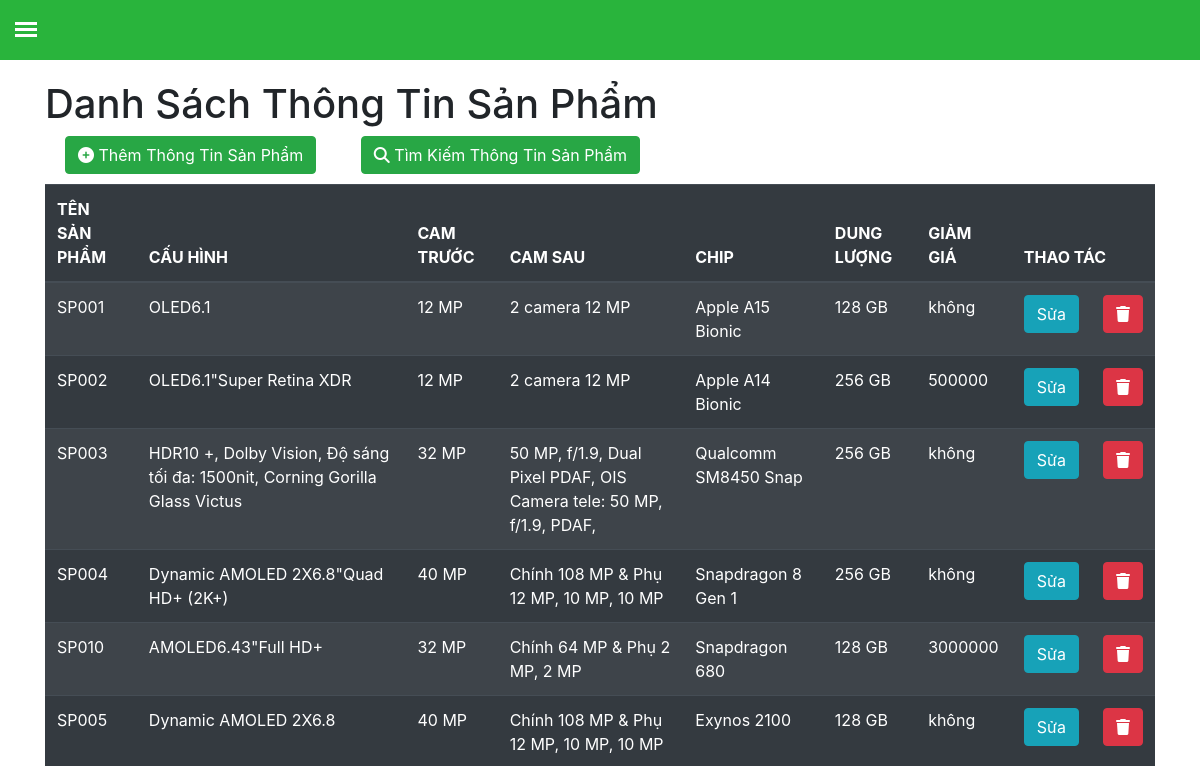
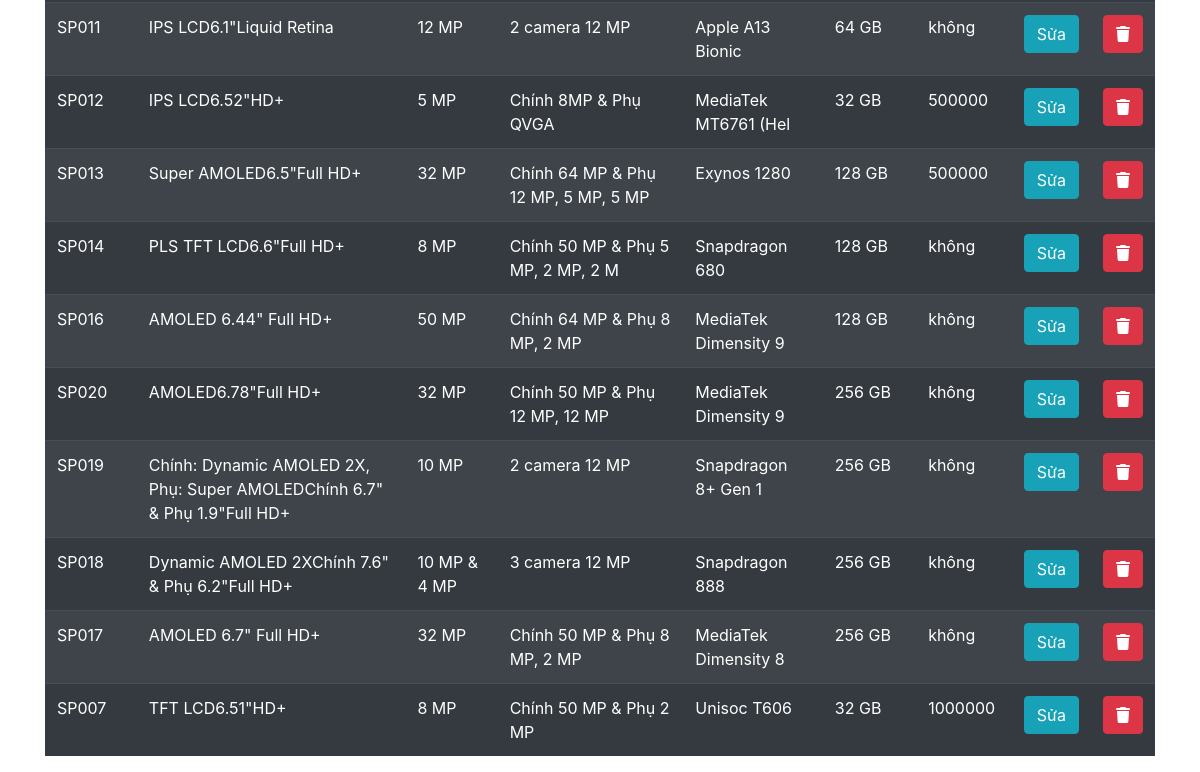
The page /Admin/QuanLy/quanlythongtinsanpham/danhsachthongtin.php (signed in) on the database as committed earlier (2 pictures, top to bottom).
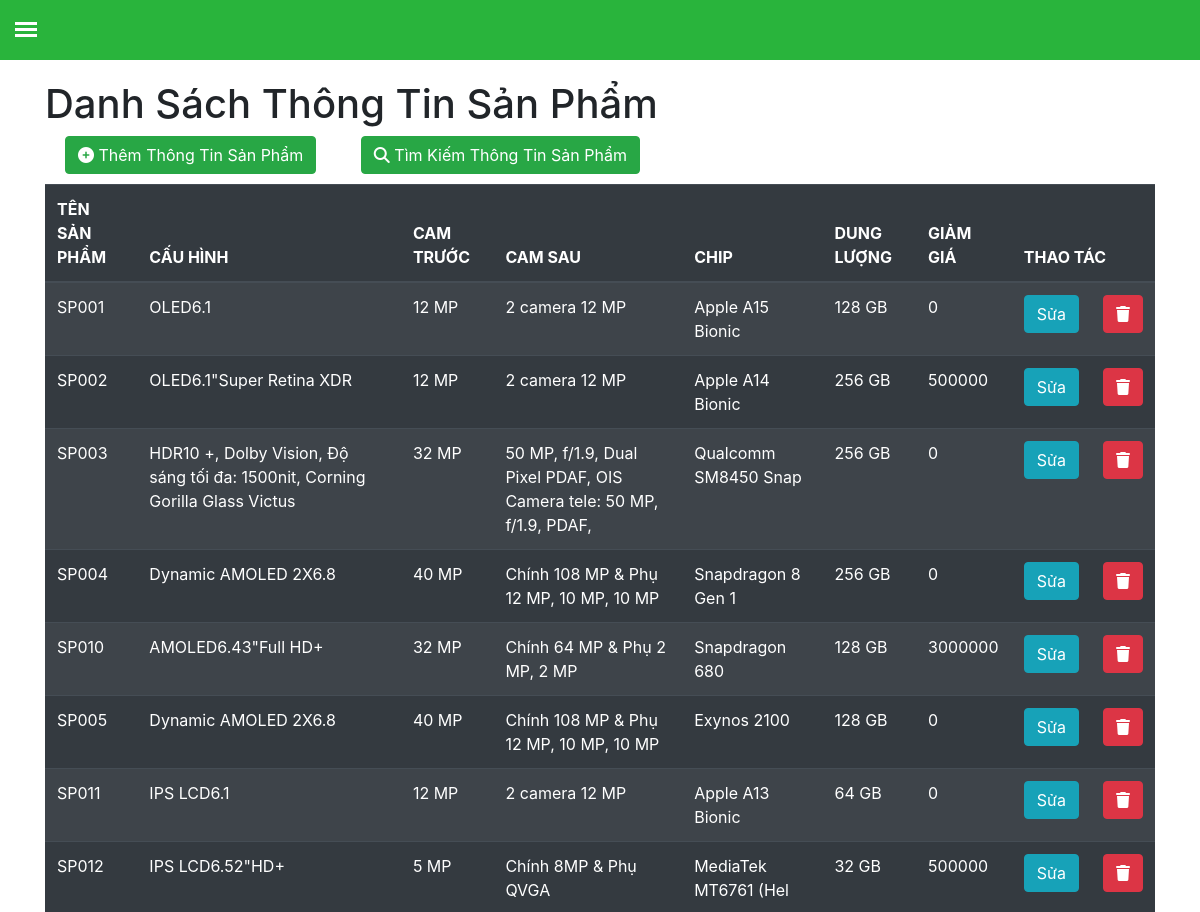
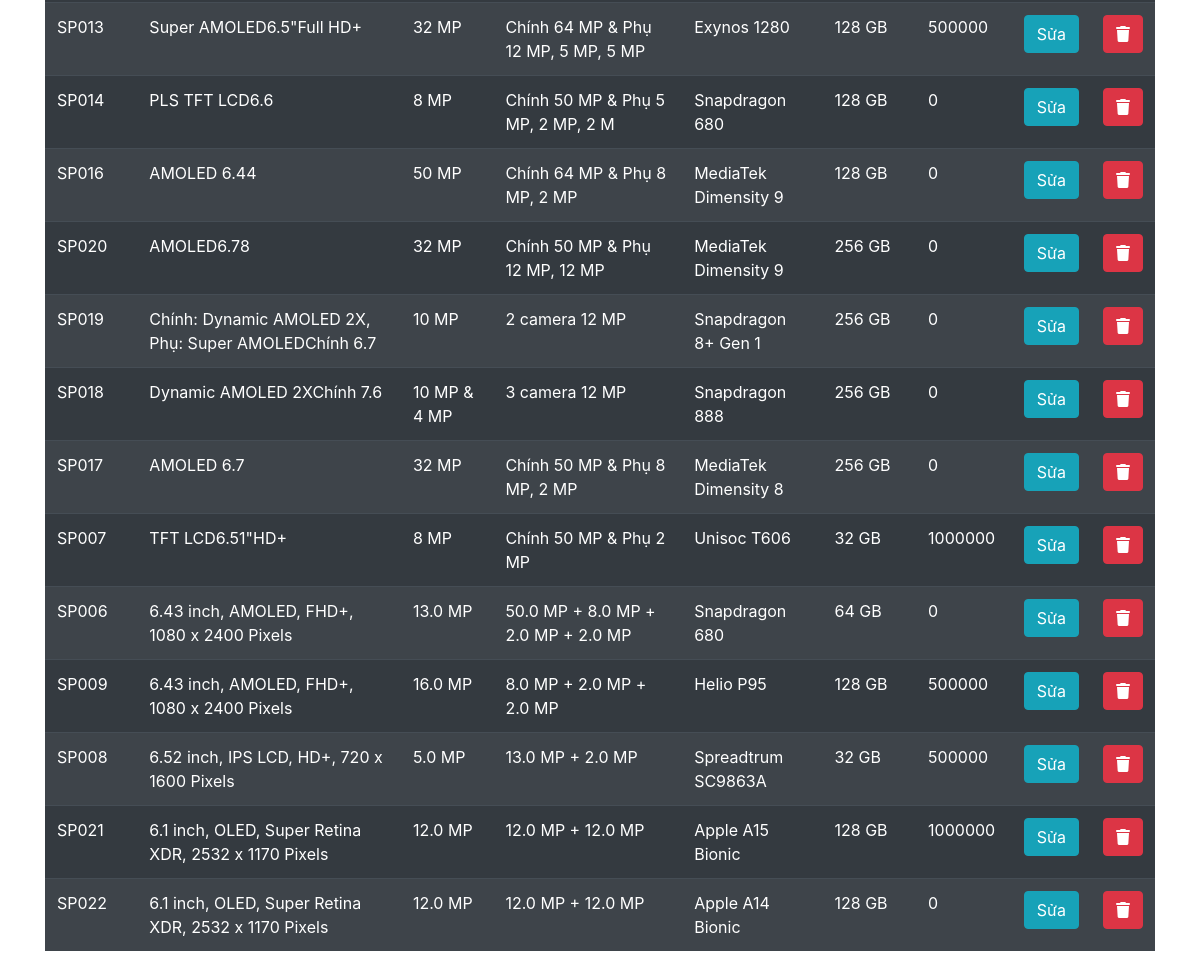
The same page on the database as committed later (2 pictures, top to bottom).
### tables this page shows
CREATE TABLE `thong_tin_chi_tiet` (
  `id` int(10) NOT NULL,
  `ma_san_pham` varchar(10) NOT NULL,
  `cau_hinh` varchar(256) NOT NULL,
  `cam_truoc` varchar(256) NOT NULL,
  `cam_sau` varchar(256) NOT NULL,
  `ram` varchar(20) NOT NULL,
  `dung_luong` varchar(10) NOT NULL,
  `giam_gia` varchar(20) NOT NULL
);

### Admin/QuanLy/quanlythongtinsanpham/danhsachthongtin.php (the view, shortened to what this page needs)
<!doctype html>
<html lang="en">
<head>
	<link rel="stylesheet" href="../../Css/css.css">
	<link rel="stylesheet" href="../../Css/css1.css">
    <link rel="stylesheet" href="https://cdnjs.cloudflare.com/ajax/libs/font-awesome/6.1.2/css/all.min.css" />
	<link rel="stylesheet" href="https://stackpath.bootstrapcdn.com/bootstrap/4.3.1/css/bootstrap.min.css">
</head>
<body>
	<div class="header"></div>
	<label for="openSidebarMenu" class="sidebarIconToggle">
		<div class="spinner diagonal part-1"></div>
		<div class="spinner horizontal"></div>
		<div class="spinner diagonal part-2"></div>
	</label>
	<div class="container">
		<div class="product">
			<h1>Danh Sách Thông Tin Sản Phẩm</h1>
			<a href="themthongtin.php" class="btn btn-success" id="a_func"><i class="fa-solid fa-circle-plus"></i> Thêm Thông Tin Sản Phẩm</a>
			<a href="timkiemthongtinsanpham.php" class="btn btn-success" id="a_func"> <i class="fa fa-search"> </i> Tìm Kiếm Thông Tin Sản Phẩm </a>
			<table class="table table-dark table-striped">
				<thead>
				<tr>
						<th>TÊN SẢN PHẨM</th>
						<TH>CẤU HÌNH</TH>
						<TH>CAM TRƯỚC</TH>
						<th>CAM SAU</th>
						<TH>CHIP</TH>
						<TH>DUNG LƯỢNG</TH>
						<TH>GIẢM GIÁ</TH>
						<TH colspan="2">THAO TÁC</TH>
					</tr>
				</thead>
				<tbody>
					<?php
					require_once "../../Connection.php";
					$sql = "select * from thong_tin_chi_tiet";
					$result = $conn->query($sql);
					while ($r = $result->fetch_assoc()) {
					?>
						<tr>
							<td><?php echo $r['ma_san_pham'] ?></td>
							<td><?php echo $r['cau_hinh'] ?></td>
							<td><?php echo $r['cam_truoc'] ?></td>
							<td><?php echo $r['cam_sau'] ?></td>
							<td><?php echo $r['ram'] ?></td>
							<td><?php echo $r['dung_luong'] ?></td>
							<td><?php echo $r['giam_gia'] ?></td>
							<td><a href="thongtinsanpham.php?ma_san_pham=<?php echo $r['ma_san_pham']?>" class="btn btn-info"> Sửa</a></td>
							<td><a onclick="return confirm('bạn có muốn xoá thông tin này không ??')" href="xoathongtinsp.php?id=<?php echo $r['ma_san_pham'] ?>" class="btn btn-danger"> <i class="fa fa-trash"></i></a></td>
						</tr>
					<?php
					}
					?>
				</tbody>
			</table>
		</div>
	</div>
</body>
</html>

### Admin/Css/css.css (style rules this page uses)
html, body { overflow-x: hidden; height: 100%; }
.header { display: block; margin: 0 auto; width: 100%; max-width: 100%; box-shadow: none; background-color: #29b43c; position: fixed; height: 60px!important; overflow: hidden; z-index: 10; }
.sidebarIconToggle { transition: all 0.3s; box-sizing: border-box; cursor: pointer; position: absolute; z-index: 99; height: 100%; width: 100%; top: 22px; left: 15px; height: 22px; width: 22px; }
.spinner { transition: all 0.3s; box-sizing: border-box; position: absolute; height: 3px; width: 100%; background-color: #fff; }
.horizontal { transition: all 0.3s; box-sizing: border-box; position: relative; float: left; margin-top: 3px; }
.diagonal.part-1 { position: relative; transition: all 0.3s; box-sizing: border-box; float: left; }
.diagonal.part-2 { transition: all 0.3s; box-sizing: border-box; position: relative; float: left; margin-top: 3px; }

### Admin/Css/css1.css (style rules this page uses)
.product { margin-top: 80px; }
#a_func { margin-right: 20px; margin-left: 20px; margin-bottom: 10px; }

Rows that differ between the two databases and show on the page:
changed thong_tin_chi_tiet "SP001": giam_gia "không" → "0"
changed thong_tin_chi_tiet "SP003": giam_gia "không" → "0"
changed thong_tin_chi_tiet "SP004": cau_hinh "Dynamic AMOLED 2X6.8\"Quad HD+ (2K+)" → "Dynamic AMOLED 2X6.8"; giam_gia "không" → "0"
changed thong_tin_chi_tiet "SP005": giam_gia "không" → "0"
changed thong_tin_chi_tiet "SP011": cau_hinh "IPS LCD6.1\"Liquid Retina" → "IPS LCD6.1"; giam_gia "không" → "0"
changed thong_tin_chi_tiet "SP014": cau_hinh "PLS TFT LCD6.6\"Full HD+" → "PLS TFT LCD6.6"; giam_gia "không" → "0"
changed thong_tin_chi_tiet "SP016": cau_hinh "AMOLED 6.44\" Full HD+" → "AMOLED 6.44"; giam_gia "không" → "0"
changed thong_tin_chi_tiet "SP020": cau_hinh "AMOLED6.78\"Full HD+" → "AMOLED6.78"; giam_gia "không" → "0"
changed thong_tin_chi_tiet "SP019": cau_hinh "Chính: Dynamic AMOLED 2X, Phụ: Super AMOLEDChính 6.7\" & Phụ 1.9\"Full HD+" → "Chính: Dynamic AMOLED 2X, Phụ: Super AMOLEDChính 6.7"; giam_gia "không" → "0"
changed thong_tin_chi_tiet "SP018": cau_hinh "Dynamic AMOLED 2XChính 7.6\" & Phụ 6.2\"Full HD+" → "Dynamic AMOLED 2XChính 7.6"; giam_gia "không" → "0"
changed thong_tin_chi_tiet "SP017": cau_hinh "AMOLED 6.7\" Full HD+" → "AMOLED 6.7"; giam_gia "không" → "0"
added thong_tin_chi_tiet: ma_san_pham "SP006", cau_hinh "6.43 inch, AMOLED, FHD+, 1080 x 2400 Pixels", cam_truoc "13.0 MP", cam_sau "50.0 MP + 8.0 MP + 2.0 MP + 2.0 MP", ram "Snapdragon 680", dung_luong "64 GB", giam_gia "0"
added thong_tin_chi_tiet: ma_san_pham "SP009", cau_hinh "6.43 inch, AMOLED, FHD+, 1080 x 2400 Pixels", cam_truoc "16.0 MP", cam_sau "8.0 MP + 2.0 MP + 2.0 MP", ram "Helio P95", dung_luong "128 GB", giam_gia "500000"
added thong_tin_chi_tiet: ma_san_pham "SP008", cau_hinh "6.52 inch, IPS LCD, HD+, 720 x 1600 Pixels", cam_truoc "5.0 MP", cam_sau "13.0 MP + 2.0 MP", ram "Spreadtrum SC9863A", dung_luong "32 GB", giam_gia "500000"
added thong_tin_chi_tiet: ma_san_pham "SP021", cau_hinh "6.1 inch, OLED, Super Retina XDR, 2532 x 1170 Pixels", cam_truoc "12.0 MP", cam_sau "12.0 MP + 12.0 MP", ram "Apple A15 Bionic", dung_luong "128 GB", giam_gia "1000000"
added thong_tin_chi_tiet: ma_san_pham "SP022", cau_hinh "6.1 inch, OLED, Super Retina XDR, 2532 x 1170 Pixels", cam_truoc "12.0 MP", cam_sau "12.0 MP + 12.0 MP", ram "Apple A14 Bionic", dung_luong "128 GB", giam_gia "0"
